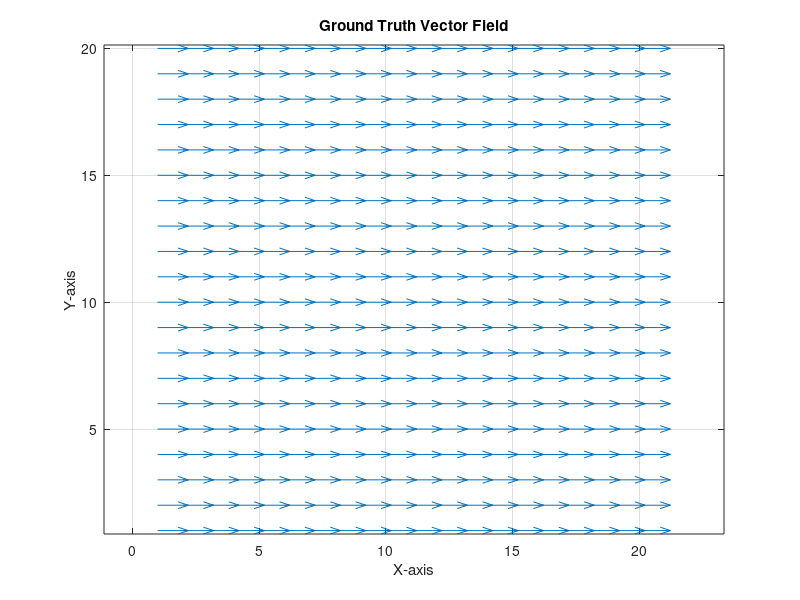
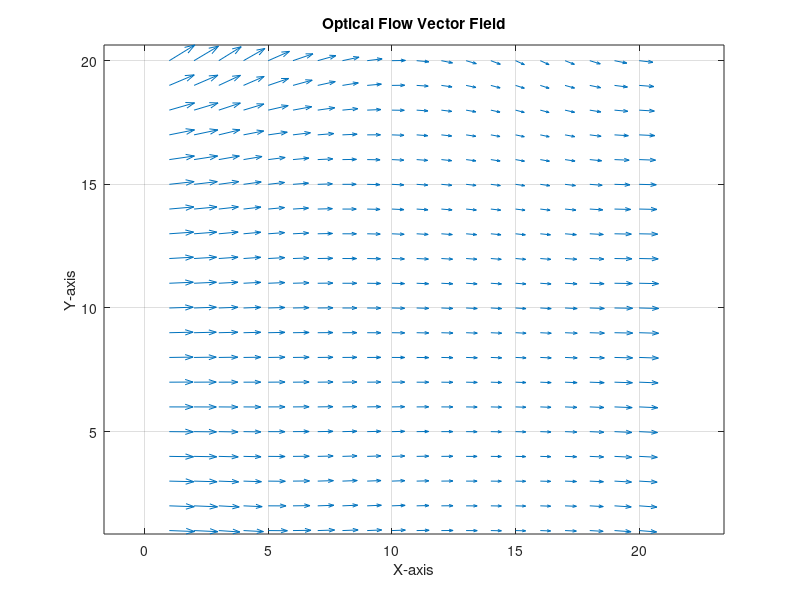

These charts were generated, in order, by the following MATLAB code:
% draw vector field
gt_vector_field = load("GT_vector_field.mat");
calc_vector_field = load("calc_vector_field.mat");


size_of_scalar = 20;

[x, y] = meshgrid(1:size_of_scalar, 1:size_of_scalar);

figure;
quiver(x, y, gt_vector_field.ux, gt_vector_field.uy);
axis equal;
xlabel('X-axis');
ylabel('Y-axis');
title('Ground Truth Vector Field');
grid on;

figure;
quiver(x, y, calc_vector_field.ux, calc_vector_field.uy);
axis equal;
xlabel('X-axis');
ylabel('Y-axis');
title('Optical Flow Vector Field');
grid on;